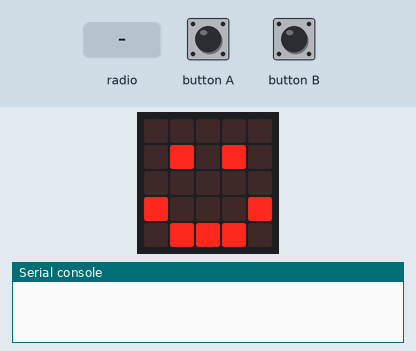
Bench run of a program on a simulated BBC micro:bit (MakeCode). Parts: the board's 5×5 LED display, the last lines printed to the serial console. The inputs (shaded band) are chosen by the test bench. No radio messages arrive unless stated (any console line starting 'radio sent:' is added by the test bench).

Above: at 1.8 s.
1.9 s: radio message "1" arrives
At 3.5 s:
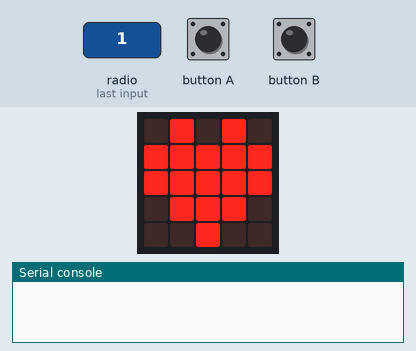
4.9 s: button B pressed for 0.15 s
At 5.06 s:
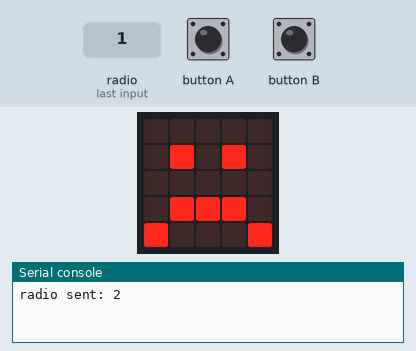
6.6 s: button A pressed for 0.15 s
At 7.3 s:
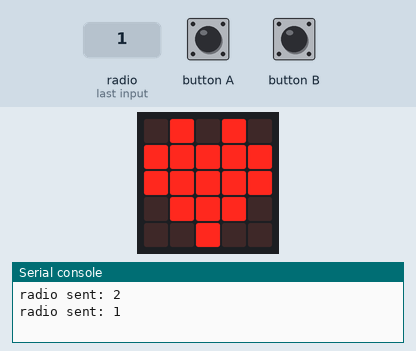
8.2 s: radio message "2" arrives
At 12.0 s:
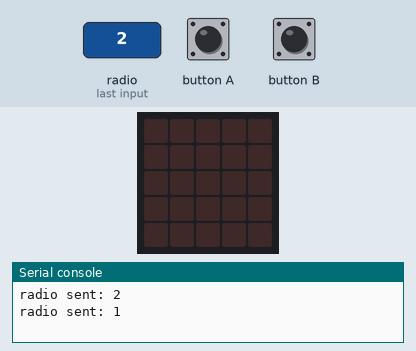
Timing chart, 0 to 12.2 s (numbered marks = the images above; inputs shaded):
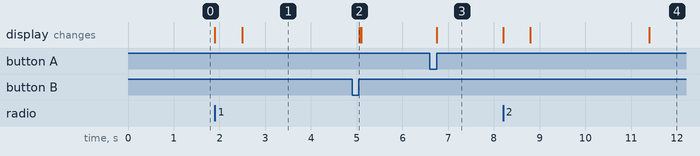

Measured:
- after the input at 1.9 s, the display: first changes at once (image 1 shows a later state)
- after the input at 4.9 s, the display: changes after 0.15 s (image 2)
- after the input at 6.6 s, the display: changes after 0.15 s (image 3)
- after the input at 8.2 s, the display: first changes at once (image 4 shows a later state)

The program:

main.ts
```typescript
radio.onReceivedNumber(function (receivedNumber) {
    basic.showIcon(IconNames.Chessboard)
    if (receivedNumber == 1) {
        basic.showIcon(IconNames.Heart)
        basic.pause(2000)
        basic.clearScreen()
    }
    if (receivedNumber == 2) {
        basic.showIcon(IconNames.Sad)
        basic.pause(2000)
        basic.clearScreen()
    }
})
input.onButtonPressed(Button.A, function () {
    radio.sendString("1")
    basic.showIcon(IconNames.Heart)
})
input.onButtonPressed(Button.B, function () {
    radio.sendString("2")
    basic.showIcon(IconNames.Sad)
})
basic.showIcon(IconNames.Happy)
radio.setGroup(1)
```

test.ts
```typescript
// 테스트는 여기로 이동합니다; 이 패키지가 확장으로 사용될 때 컴파일되지 않을 것 입니다.
```
